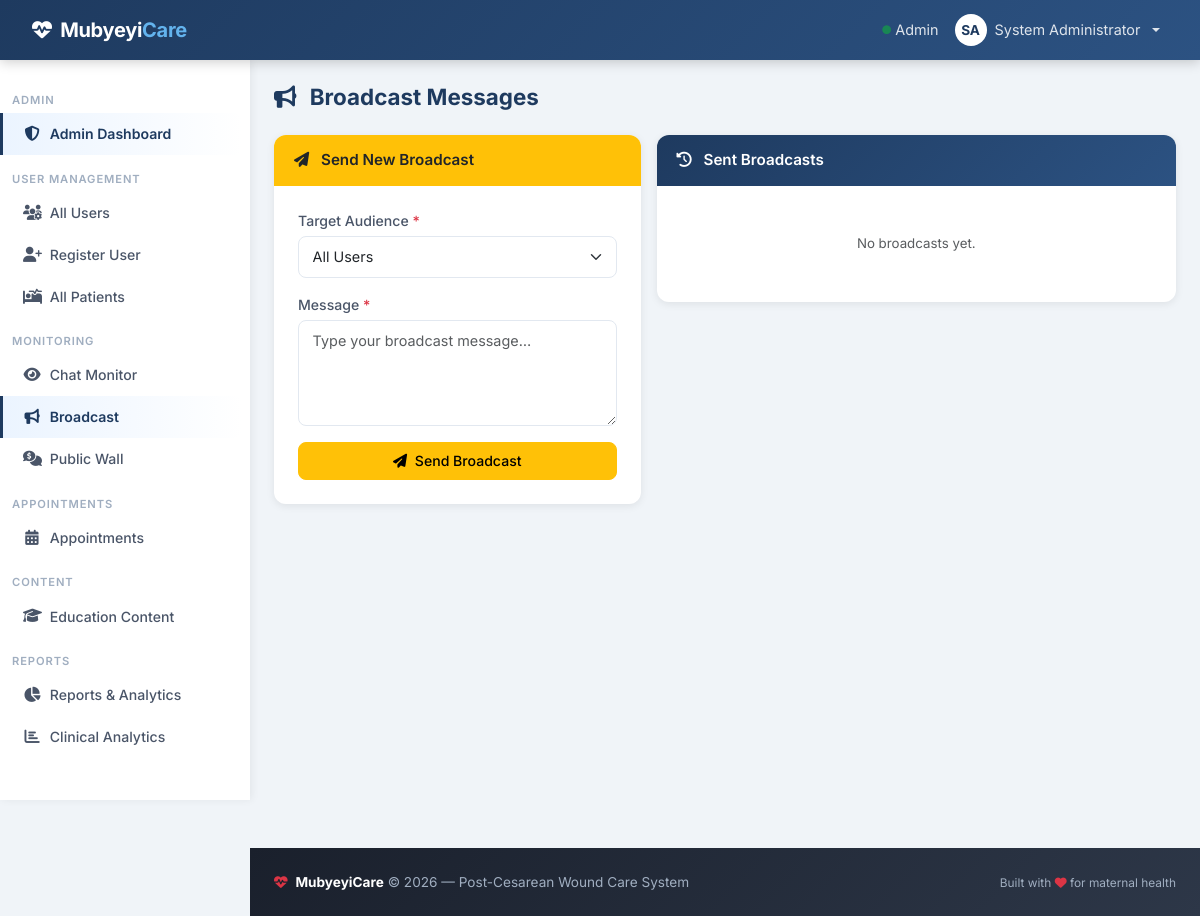
Page /admin/broadcast (signed in) on the committed database.
### models.py (models this page shows, shortened)
class User(UserMixin, db.Model):
    id = db.Column(db.Integer, primary_key=True)
    username = db.Column(db.String(80), unique=True, nullable=False)
    email = db.Column(db.String(120), unique=True, nullable=False)
    password_hash = db.Column(db.String(255), nullable=False)
    first_name = db.Column(db.String(100), nullable=False)
    last_name = db.Column(db.String(100), nullable=False)
    role = db.Column(db.Enum(UserRole), default=UserRole.PATIENT, nullable=False)
    phone = db.Column(db.String(20))
    location = db.Column(db.String(200))   # CHW service area (e.g. "Gasabo/Kinyinya")
    is_active = db.Column(db.Boolean, default=True)
    created_at = db.Column(db.DateTime, default=datetime.utcnow)
    patients = db.relationship('Patient', backref='primary_doctor', lazy='dynamic', foreign_keys='Patient.primary_doctor_id')
    follow_ups = db.relationship('FollowUp', backref='created_by', lazy='dynamic')
    sent_messages = db.relationship('Message', backref='sender', lazy='dynamic', foreign_keys='Message.sender_id')
    def get_full_name(self):
        return f"{self.first_name} {self.last_name}"

### routes/admin.py (the view, shortened to what this page needs)
@admin_bp.route('/broadcast', methods=['GET', 'POST'])
@login_required
@admin_required
def broadcast():
    broadcasts = BroadcastMessage.query.order_by(BroadcastMessage.created_at.desc()).all()
    users_for_dm = User.query.filter(User.id != current_user.id).order_by(User.last_name).all()
    return render_template('admin/broadcast.html', broadcasts=broadcasts, users=users_for_dm)

### routes/auth.py (called while the page is built)
def admin_required(f):
    @wraps(f)
    def decorated_function(*args, **kwargs):
        if not current_user.is_authenticated or current_user.role != UserRole.ADMIN:
            flash('Admin access required.', 'error')
            return redirect(url_for('dashboard.index'))
        return f(*args, **kwargs)
    return decorated_function

### templates/admin/broadcast.html (shortened to what this page needs)
{% extends "base.html" %}
{% block content %}
<div class="page-header" data-aos="fade-down">
    <h2><i class="fas fa-bullhorn me-2"></i> Broadcast Messages</h2>
</div>
<div class="row g-3">
    <div class="col-lg-5" data-aos="fade-up">
        <div class="card">
            <div class="card-header bg-warning text-dark"><i class="fas fa-paper-plane me-2"></i> Send New Broadcast</div>
            <div class="card-body p-4">
                <form method="POST" action="{{ url_for('admin.broadcast') }}">
                    <div class="mb-3">
                        <label class="form-label">Target Audience <span class="text-danger">*</span></label>
                        <select class="form-select" name="target" id="targetSelect" onchange="toggleDM(this.value)">
                            <option value="all">All Users</option>
                        </select>
                    </div>
                    <div class="mb-3">
                        <label class="form-label">Message <span class="text-danger">*</span></label>
                        <textarea class="form-control" name="content" rows="4" required placeholder="Type your broadcast message…"></textarea>
                    </div>
                    <button type="submit" class="btn btn-warning w-100"><i class="fas fa-paper-plane me-1"></i> Send Broadcast</button>
                </form>
            </div>
        </div>
    </div>
    <div class="col-lg-7" data-aos="fade-up" data-aos-delay="60">
        <div class="card">
            <div class="card-header bg-primary text-white"><i class="fas fa-history me-2"></i> Sent Broadcasts</div>
            <div class="card-body p-0" style="max-height:500px;overflow-y:auto;">
                {% for b in broadcasts %}
                <div class="p-3 {% if not loop.last %}border-bottom{% endif %}">
                    <div class="d-flex justify-content-between align-items-start mb-1">
                        <span class="badge bg-{{ 'secondary' if b.target == 'all' else 'primary' if b.target == 'patients' else 'success' if b.target == 'hcps' else 'info text-dark' }}">
                            {{ b.target.capitalize() }}{% if b.target_user and b.target == 'user' %}: {{ b.target_user.get_full_name() }}{% endif %}
                        </span>
                        <small class="text-muted">{{ b.created_at.strftime('%b %d, %Y %H:%M') }}</small>
                    </div>
                    <p class="mb-0 small">{{ b.content }}</p>
                </div>
                {% else %}
                <div class="text-center py-5 text-muted small">No broadcasts yet.</div>
                {% endfor %}
            </div>
        </div>
    </div>
</div>
{% endblock %}

### templates/base.html (shortened to what this page needs)
<!DOCTYPE html>
<html lang="en">
<head>
    <link href="https://cdn.jsdelivr.net/npm/bootstrap@5.3.3/dist/css/bootstrap.min.css" rel="stylesheet">
    <link rel="stylesheet" href="https://cdnjs.cloudflare.com/ajax/libs/font-awesome/6.5.0/css/all.min.css">
    <link href="https://unpkg.com/aos@2.3.4/dist/aos.css" rel="stylesheet">
</head>
<body>
<nav class="navbar navbar-dark navbar-expand-lg fixed-top">
    <div class="container-fluid">
        <a class="navbar-brand" href="/">
            <i class="fas fa-heart-pulse me-1"></i> Mubyeyi<span>Care</span>
        </a>
        <div class="collapse navbar-collapse" id="navbarNav">
            <ul class="navbar-nav ms-auto align-items-center">
                {% if current_user.is_authenticated %}
                <li class="nav-item">
                    <span class="nav-link text-white-50 small d-none d-lg-inline">
                        <i class="fas fa-circle text-success" style="font-size:.55rem;vertical-align:middle;"></i>
                        {{ current_user.role.value.capitalize() }}
                    </span>
                </li>
                <li class="nav-item dropdown">
                    <a class="nav-link dropdown-toggle d-flex align-items-center gap-2" href="#"
                       id="userDropdown" role="button" data-bs-toggle="dropdown" aria-expanded="false">
                        <span class="rounded-circle bg-white d-inline-flex align-items-center justify-content-center"
                              style="width:32px;height:32px;color:var(--primary);font-size:.85rem;font-weight:700;">
                            {{ current_user.first_name[0] | upper }}{{ current_user.last_name[0] | upper }}
                        </span>
                        <span class="d-none d-sm-inline">{{ current_user.get_full_name() }}</span>
                    </a>
                </li>
                {% endif %}
            </ul>
        </div>
    </div>
</nav>
{% if current_user.is_authenticated %}
<aside class="sidebar d-none d-lg-flex flex-column">
    <nav class="nav flex-column">
        {% if current_user.role.value in ['patient', 'mother'] %}
        <span class="sidebar-section">My Care</span>
        <a class="nav-link" href="{{ url_for('dashboard.index') }}"><i class="fas fa-house-medical"></i> My Dashboard</a>
        <span class="sidebar-section">Alerts &amp; Appointments</span>
        <a class="nav-link" href="{{ url_for('appointments.my_appointments') }}"><i class="fas fa-calendar-check"></i> My Appointments</a>
        <a class="nav-link" href="{{ url_for('appointments.request_appointment') }}"><i class="fas fa-calendar-plus"></i> Request Appointment</a>
        <span class="sidebar-section">Communication</span>
        <a class="nav-link" href="{{ url_for('chat.patient_self_chat') }}"><i class="fas fa-comments"></i> Chat with Provider</a>
        <a class="nav-link" href="{{ url_for('wall.index') }}"><i class="fas fa-comments-dollar"></i> Public Wall</a>
        <span class="sidebar-section">Wound Care</span>
        <a class="nav-link" href="{{ url_for('dashboard.health_education') }}"><i class="fas fa-book-medical"></i> Wound Care Guide</a>
        {% elif current_user.role.value == 'admin' %}
        <span class="sidebar-section">Admin</span>
        <a class="nav-link" href="{{ url_for('admin.dashboard') }}"><i class="fas fa-shield-halved"></i> Admin Dashboard</a>
        <span class="sidebar-section">User Management</span>
        <a class="nav-link" href="{{ url_for('admin.users') }}"><i class="fas fa-users-gear"></i> All Users</a>
        <a class="nav-link" href="{{ url_for('auth.register') }}"><i class="fas fa-user-plus"></i> Register User</a>
        <a class="nav-link" href="{{ url_for('admin.patients') }}"><i class="fas fa-bed-pulse"></i> All Patients</a>
        <span class="sidebar-section">Monitoring</span>
        <a class="nav-link" href="{{ url_for('admin.chat_monitor') }}"><i class="fas fa-eye"></i> Chat Monitor</a>
        <a class="nav-link" href="{{ url_for('admin.broadcast') }}"><i class="fas fa-bullhorn"></i> Broadcast</a>
        <a class="nav-link" href="{{ url_for('wall.index') }}"><i class="fas fa-comments-dollar"></i> Public Wall</a>
        <span class="sidebar-section">Appointments</span>
        <a class="nav-link" href="{{ url_for('admin.appointments') }}"><i class="fas fa-calendar-days"></i> Appointments</a>
        <span class="sidebar-section">Content</span>
        <a class="nav-link" href="{{ url_for('admin.education') }}"><i class="fas fa-graduation-cap"></i> Education Content</a>
        <span class="sidebar-section">Reports</span>
        <a class="nav-link" href="{{ url_for('admin.reports') }}"><i class="fas fa-chart-pie"></i> Reports &amp; Analytics</a>
        <a class="nav-link" href="{{ url_for('dashboard.analytics') }}"><i class="fas fa-chart-bar"></i> Clinical Analytics</a>
        {% endif %}
    </nav>
</aside>
{% endif %}
<main class="main-content">
    <div class="container-fluid px-4">
        {% block content %}{% endblock %}
    </div>
</main>
<footer class="py-4 mt-5" style="margin-left: var(--sidebar-w);">
    <div class="container-fluid px-4">
        <div class="row align-items-center">
            <div class="col-md-6">
                <p class="mb-0">
                    <i class="fas fa-heart-pulse text-danger me-1"></i>
                    <strong class="text-white">MubyeyiCare</strong> &copy; 2026 &mdash; Post-Cesarean Wound Care System
                </p>
            </div>
            <div class="col-md-6 text-md-end mt-2 mt-md-0">
                <small>Built with <i class="fas fa-heart text-danger"></i> for maternal health</small>
            </div>
        </div>
    </div>
</footer>
</body>
</html>

### templates/base.html (style rules this page uses)
:root { --primary: #1e3a5f; --primary-light: #2c5282; --accent: #e74c3c; --success: #27ae60; --info: #3498db; --warning: #f39c12; --sidebar-w: 250px; --nav-h: 60px; --radius: 12px; --shadow-sm: 0 2px 8px rgba(0,0,0,.08); --shadow-md: 0 6px 24px rgba(0,0,0,.12); --transition: .2s ease; }
*, *::before, *::after { box-sizing: border-box; }
html { scroll-behavior: smooth; }
body { font-family: 'Inter', 'Segoe UI', sans-serif; background: #f0f4f8; color: #2d3748; font-size: .95rem; }
.navbar { background: linear-gradient(135deg, var(--primary) 0%, var(--primary-light) 100%); height: var(--nav-h); box-shadow: 0 2px 12px rgba(0,0,0,.2); padding: 0 1.25rem; }
.navbar-brand { font-weight: 700; font-size: 1.25rem; letter-spacing: -.3px; color: #fff !important; }
.navbar-brand span { color: #63b3ed; }
.navbar .nav-link { color: rgba(255,255,255,.85) !important; font-size: .9rem; }
.sidebar { background: #fff; width: var(--sidebar-w); height: calc(100vh - var(--nav-h)); position: fixed; top: var(--nav-h); left: 0; overflow-y: auto; box-shadow: 2px 0 8px rgba(0,0,0,.06); padding: 1rem 0 2rem; z-index: 900; }
.sidebar .sidebar-section { padding: .25rem .75rem; font-size: .7rem; font-weight: 600; text-transform: uppercase; letter-spacing: .08em; color: #a0aec0; margin-top: .75rem; }
.sidebar .nav-link { color: #4a5568 !important; padding: .65rem 1.25rem !important; border-left: 3px solid transparent; border-radius: 0 8px 8px 0; margin-right: .5rem; font-size: .88rem; font-weight: 500; display: flex; align-items: center; gap: .55rem; transition: all var(--transition); }
.sidebar .nav-link i { width: 18px; text-align: center; font-size: .95rem; }
.sidebar .nav-link:hover, .sidebar .nav-link.active { background: linear-gradient(90deg, #ebf4ff 0%, #fff 100%); border-left-color: var(--primary); color: var(--primary) !important; }
.sidebar .nav-link.active { font-weight: 600; }
.main-content { margin-left: var(--sidebar-w); padding-top: calc(var(--nav-h) + 1.5rem); min-height: 100vh; }
.card { border: none; border-radius: var(--radius); box-shadow: var(--shadow-sm); margin-bottom: 1.25rem; transition: box-shadow var(--transition), transform var(--transition); }
.card-header { border-radius: var(--radius) var(--radius) 0 0 !important; padding: .875rem 1.25rem; font-weight: 600; border-bottom: none; }
.card-header.bg-primary { background: linear-gradient(135deg, var(--primary) 0%, var(--primary-light) 100%) !important; }
.btn { border-radius: 8px; font-weight: 500; font-size: .88rem; padding: .45rem 1rem; transition: all var(--transition); }
.form-control, .form-select { border-radius: 8px; border: 1.5px solid #e2e8f0; font-size: .9rem; padding: .55rem .85rem; transition: border-color var(--transition), box-shadow var(--transition); }
.form-label { font-weight: 500; font-size: .88rem; color: #4a5568; margin-bottom: .35rem; }
.page-header { display: flex; align-items: center; justify-content: space-between; margin-bottom: 1.5rem; }
.page-header h2 { font-size: 1.4rem; font-weight: 700; color: var(--primary); margin: 0; }
.page-header h2 i { margin-right: .5rem; }
footer { background: linear-gradient(135deg, #1a202c 0%, #2d3748 100%); color: #a0aec0; font-size: .85rem; }

### rows in the picture
User: role.value "Admin", first_name "S", last_name "A", get_full_name "System Administrator"
